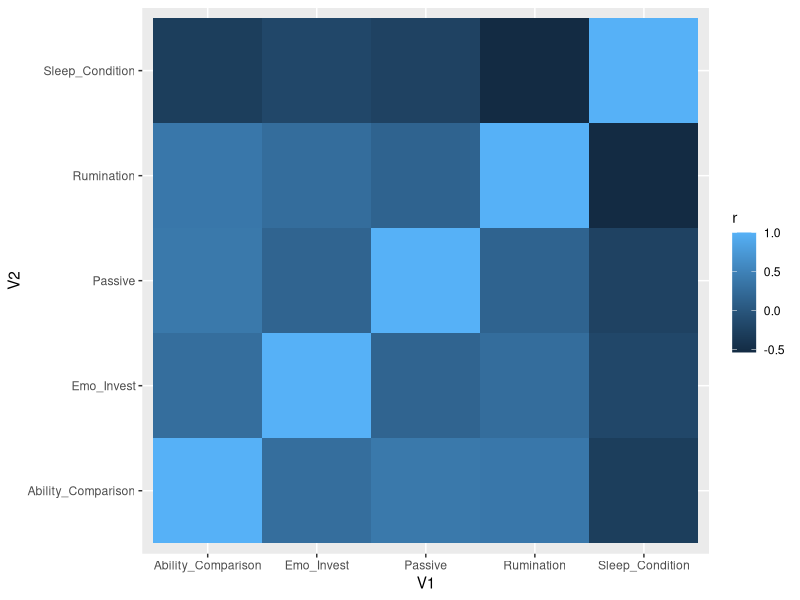
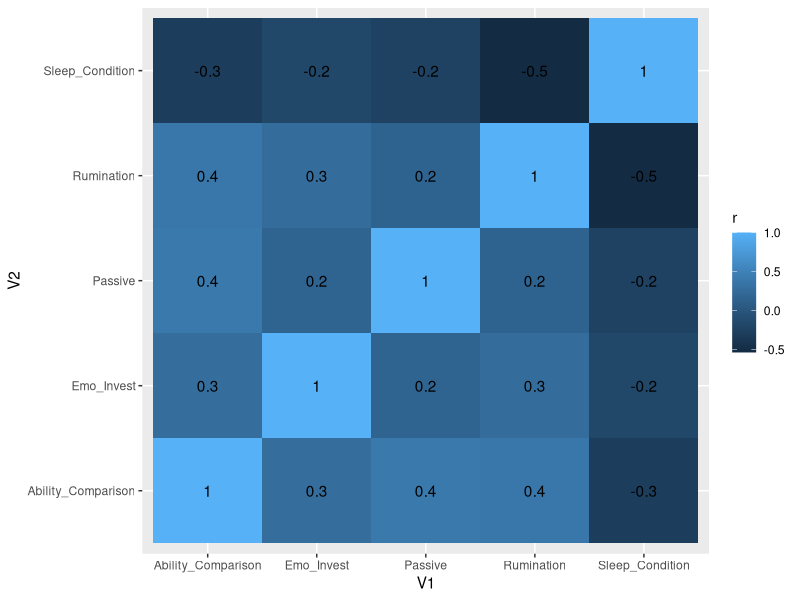
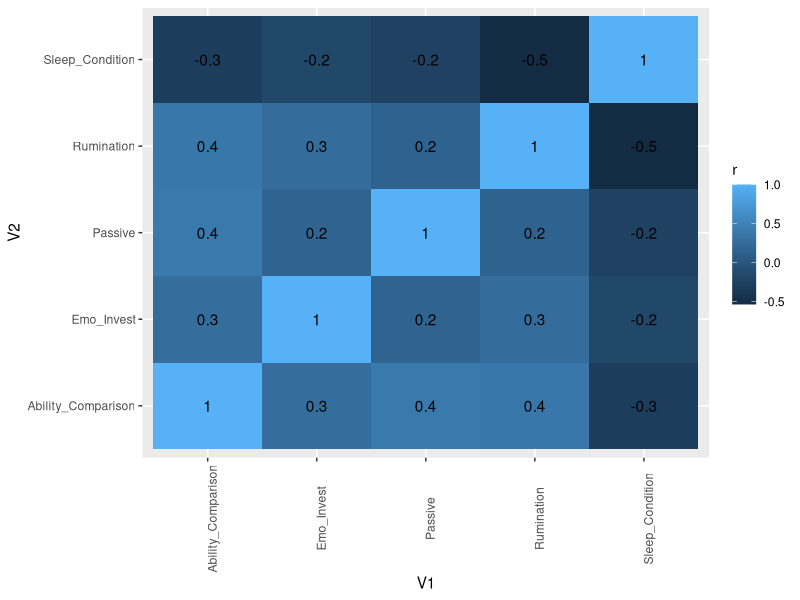
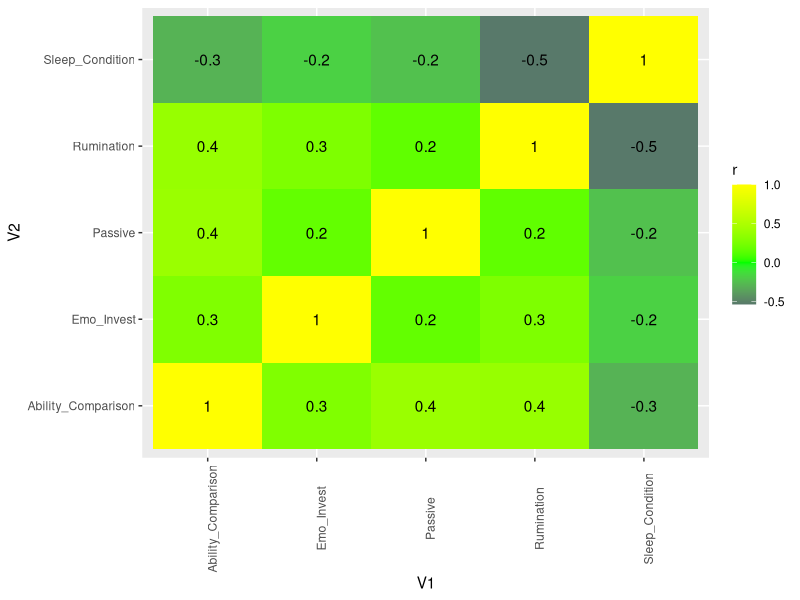
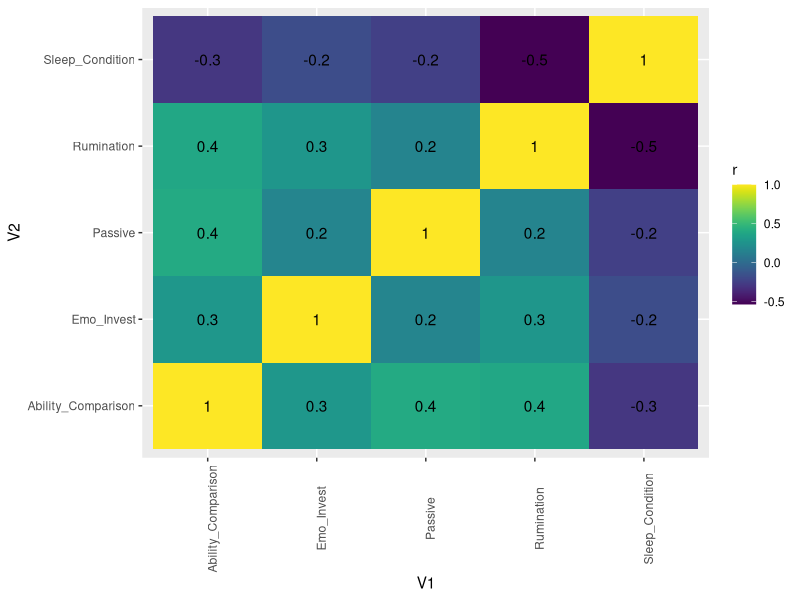
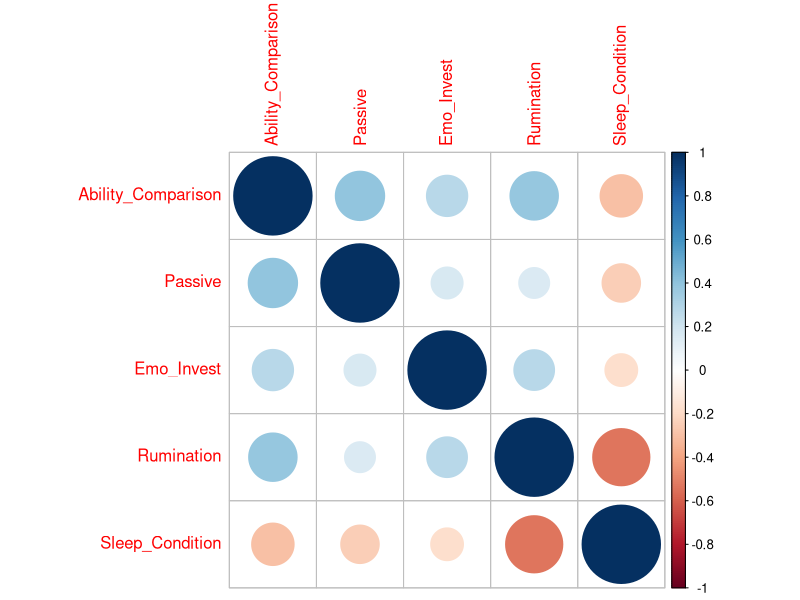
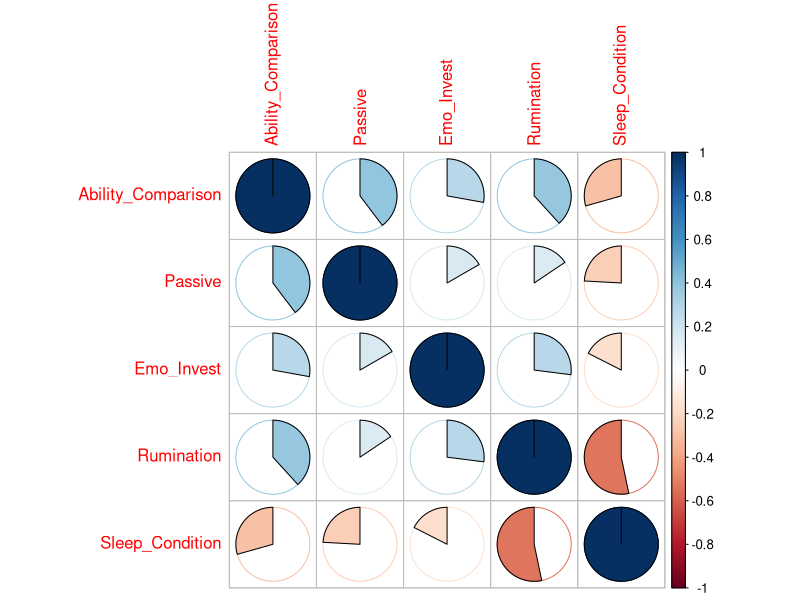
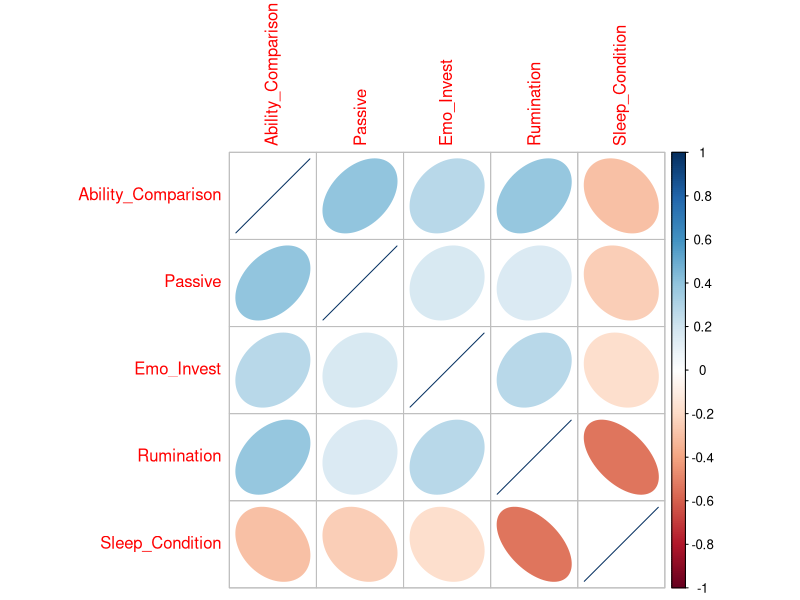

R code for these plots, in order:
## ---- chunk 1

library(tidyverse)
library(corrplot)
library(psych)
library(viridis)

## ---- chunk 2
correlations_heatmap <- read_csv("files/visualising-the-headlines/correlations_heatmap.csv")
## ---- chunk 3

head(correlations_heatmap)

## ---- chunk 4

ggplot(correlations_heatmap, aes(V1,V2, fill = r)) +
         geom_tile(aes(fill = r))
    
## ---- chunk 5

ggplot(correlations_heatmap, aes(V1,V2, fill = r)) + 
  geom_tile(aes(fill = r)) +
  geom_text(aes(label = paste(round(r,1))))
       
  
## ---- chunk 6

ggplot(correlations_heatmap, aes(V1,V2, fill = r)) + 
  geom_tile(aes(fill = r)) +
  geom_text(aes(label = paste(round(r,1)))) + 
  theme(axis.text.x= element_text(angle=90))

## ---- chunk 7

ggplot(correlations_heatmap, aes(V1,V2, fill = r)) + 
  geom_tile(aes(fill = r)) +
  scale_fill_gradient2(low = "navy", mid = "green", high = "yellow", space = "Lab") +
  geom_text(aes(label = paste(round(r,1)))) + 
  theme(axis.text.x= element_text(angle=90))

## ---- chunk 8

ggplot(correlations_heatmap, aes(V1,V2, fill = r)) + 
  geom_tile(aes(fill = r)) +
  scale_fill_viridis() +
  geom_text(aes(label = paste(round(r,1)))) + 
  theme(axis.text.x= element_text(angle=90))


## ---- chunk 9
correlations_corrplot <- read_csv("files/visualising-the-headlines/scores.csv") %>%
  select(Ability_Comparison, Passive, Emo_Invest, Rumination, Sleep_Condition) %>%
  cor()
## ---- chunk 10

corrplot(correlations_corrplot)

## ---- chunk 11

corrplot(correlations_corrplot, method = "pie")

## ---- chunk 12

corrplot(correlations_corrplot, method = "ellipse")

## ---- chunk 13

corrplot(correlations_corrplot, method = "ellipse", type = "upper", diag = FALSE, addCoef.col = "black", tl.col = "black")

